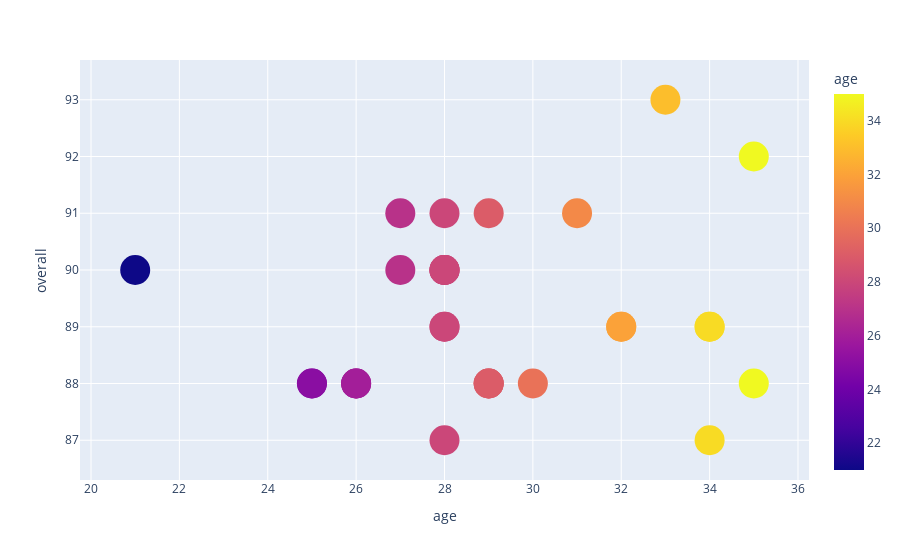

The code cell stored with this chart in its notebook:
### Markdown cell above
### TOP 30 Players.

### Code cell
top_player = data[['short_name','overall','age','club_name']]
top_player.sort_values(by='overall',ascending=False,inplace=True)
top_30_players = top_player[:30]

fig = px.scatter(top_30_players,x='age',y="overall",color="age",hover_data=['short_name','club_name'])
fig.update_traces(marker_size=30)
fig.show()

### Figure 1 — Plotly figure (JSON) as saved in the notebook; plotly's stock layout.template omitted (floating-point values rounded to 4 significant figures)
{"data": [{"customdata": [["L. Messi", "FC Barcelona"], ["Cristiano Ronaldo", "Juventus"], ["J. Oblak", "Atlético Madrid"], ["R. Lewandowski", "FC Bayern München"], ["Neymar Jr", "Paris Saint-Germain"], ["K. De Bruyne", "Manchester City"], ["Alisson", "Liverpool"], ["S. Mané", "Liverpool"], ["M. Salah", "Liverpool"], ["V. van Dijk", "Liverpool"], ["M. ter Stegen", "FC Barcelona"], ["K. Mbappé", "Paris Saint-Germain"], ["T. Courtois", "Real Madrid"], ["S. Agüero", "Manchester City"], ["Sergio Ramos", "Real Madrid"], ["K. Benzema", "Real Madrid"], ["M. Neuer", "FC Bayern München"], ["Casemiro", "Real Madrid"], ["S. Handanovič", "Inter"], ["N. Kanté", "Chelsea"], ["K. Koulibaly", "Napoli"], ["E. Hazard", "Real Madrid"], ["T. Kroos", "Real Madrid"], ["Ederson", "Manchester City"], ["P. Dybala", "Juventus"], ["H. Kane", "Tottenham Hotspur"], ["J. Kimmich", "FC Bayern München"], ["R. Sterling", "Manchester City"], ["L. Modrić", "Real Madrid"], ["Roberto Firmino", "Liverpool"]], "hovertemplate": "age=%{marker.color}<br>overall=%{y}<br>short_name=%{customdata[0]}<br>club_name=%{customdata[1]}<extra></extra>", "legendgroup": "", "marker": {"color": [33, 35, 27, 31, 28, 29, 27, 28, 28, 28, 28, 21, 28, 32, 34, 32, 34, 28, 35, 29, 29, 29, 30, 26, 26, 26, 25, 25, 34, 28], "coloraxis": "coloraxis", "size": 30, "symbol": "circle"}, "mode": "markers", "name": "", "orientation": "v", "showlegend": false, "type": "scatter", "x": [33, 35, 27, 31, 28, 29, 27, 28, 28, 28, 28, 21, 28, 32, 34, 32, 34, 28, 35, 29, 29, 29, 30, 26, 26, 26, 25, 25, 34, 28], "xaxis": "x", "y": [93, 92, 91, 91, 91, 91, 90, 90, 90, 90, 90, 90, 89, 89, 89, 89, 89, 89, 88, 88, 88, 88, 88, 88, 88, 88, 88, 88, 87, 87], "yaxis": "y"}], "layout": {"coloraxis": {"colorbar": {"title": {"text": "age"}}, "colorscale": [[0, "#0d0887"], [0.1111, "#46039f"], [0.2222, "#7201a8"], [0.3333, "#9c179e"], [0.4444, "#bd3786"], [0.5556, "#d8576b"], [0.6667, "#ed7953"], [0.7778, "#fb9f3a"], [0.8889, "#fdca26"], [1, "#f0f921"]]}, "legend": {"tracegroupgap": 0}, "margin": {"t": 60}, "xaxis": {"anchor": "y", "domain": [0, 1], "title": {"text": "age"}}, "yaxis": {"anchor": "x", "domain": [0, 1], "title": {"text": "overall"}}}}
